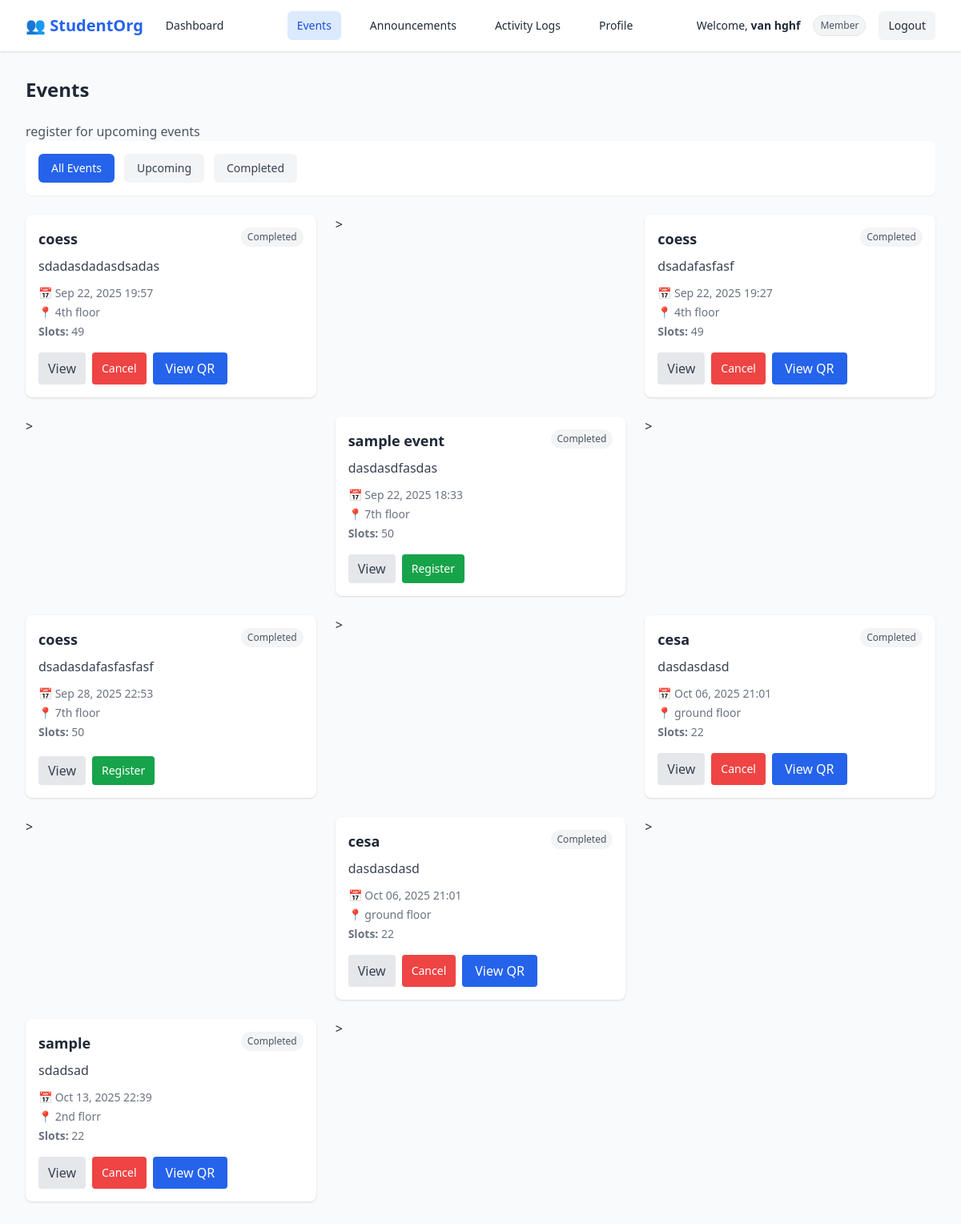
The page /events/ (signed in) on the database as committed earlier.
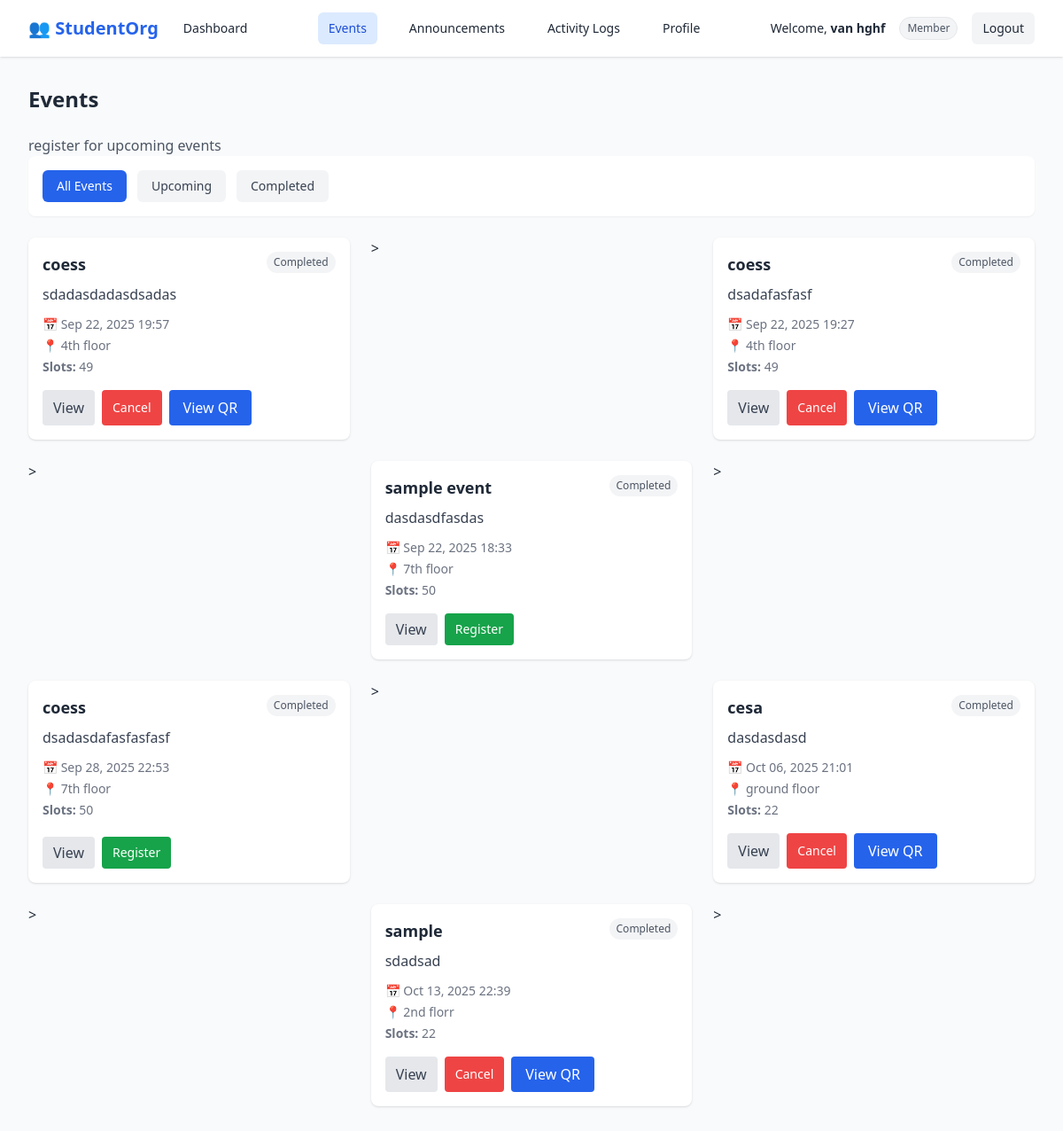
The same page on the database as committed later.
### accounts/models.py (models this page shows)
class Event(models.Model):
    title = models.CharField(max_length=200)
    start_datetime = models.DateTimeField(default=timezone.now)
    end_datetime = models.DateTimeField(default=timezone.now)
    location = models.CharField(max_length=255, default="TBA")
    max_slots = models.PositiveIntegerField(default=50)
    description = models.TextField(blank=True, null=True)
    def slots_remaining(self):
        return self.max_slots - self.registrations.count()
    def is_registered_by(self, user):
        return self.registrations.filter(user=user).exists()

### accounts/views.py (the view)
# urls.py: path("events/", views.event_list, name="event_list"),
@login_required
def event_list(request):
    events = Event.objects.annotate(registered_count=Count('registrations'))
    now = timezone.now()
    for e in events:
        e.registered = e.is_registered_by(request.user)
        e.form = EventForm(instance=e)
    return render(request, 'accounts/event_list.html', {
        "events": events,
        "now": now,
    })

### accounts/templates/accounts/event_list.html (shortened to what this page needs)
{% extends 'accounts/base.html' %}
{% load static %}
{% block content %}
<div class="max-w-7xl mx-auto px-4 sm:px-6 lg:px-8 py-8">
  <h1 class="text-2xl font-bold text-gray-800 mb-6">Events</h1>
  <p class="text-gray-600">register for upcoming events</p>
  <div class="bg-white rounded-lg shadow-sm p-4 mb-6">
  <div class="flex items-center flex-wrap gap-3">
    <div class="flex gap-3">
      <button class="px-4 py-2 rounded-md bg-blue-600 text-white text-sm">All Events</button>
      <button class="px-4 py-2 rounded-md bg-gray-100 text-gray-700 text-sm">Upcoming</button>
      <button class="px-4 py-2 rounded-md bg-gray-100 text-gray-700 text-sm">Completed</button>
    </div>
  </div>
</div>
  <div class="grid grid-cols-1 sm:grid-cols-2 lg:grid-cols-3 gap-6">
    {% for event in events %}
    <div class="bg-white rounded-lg shadow p-4 flex flex-col justify-between">
      <div>
        <div class="flex justify-between items-start mb-2">
          <h3 class="text-lg font-semibold">{{ event.title }}</h3>
          {% if event.start_datetime > now %}
          <span class="text-green-700 bg-green-50 px-2 py-1 rounded-full text-xs">Upcoming</span>
          {% else %}
          <span class="text-gray-600 bg-gray-100 px-2 py-1 rounded-full text-xs">Completed</span>
          {% endif %}
        </div>
        <p class="text-gray-700 line-clamp-3 mb-3">{{ event.description }}</p>
        <div class="text-sm text-gray-500 space-y-1">
          <div>📅 {{ event.start_datetime|date:"M d, Y H:i" }} </div>
          <div>📍 {{ event.location }}</div>
          <div><strong>Slots:</strong> {{ event.slots_remaining }}</div>
        </div>
      </div>
      <div class="mt-4 flex flex-wrap gap-2">
        <button onclick="openModal('modalView{{ event.id }}')"
           class="px-3 py-1 bg-gray-200 text-gray-700 rounded hover:bg-gray-300 modal-open">View</button>
        {% if user.member.role in "admin superadmin" %}
        <button onclick="openModal('modalEdit{{ event.id }}')"
           class="px-3 py-1 bg-gray-200 text-gray-700 rounded hover:bg-gray-300 modal-open">Edit</button>
        <button onclick="openModal('modalDelete{{ event.id }}')"
          class="bg-red-500 hover:bg-red-700 text-white px-3 py-2 rounded text-sm">Delete</button>
          <a href="{% url 'accounts:scan_qr' %}">
        <a href="{% url 'accounts:view_qr' event.id %}" class="px-4 py-2 bg-gray-100 hover:bg-gray-200 rounded-md text-sm">View QR</a>
          </a>
        {% else %}
        {% if event.registered %}
        <button onclick="openModal('modalCancel{{ event.id }}')"
          class="bg-red-500 hover:bg-red-700 text-white px-3 py-2 rounded text-sm">Cancel</button>
        {% elif event.slots_remaining > 0 %}
        <button onclick="openModal('modalRegister{{ event.id }}')"
          class="bg-green-600 hover:bg-green-700 text-white px-3 py-2 rounded text-sm">Register</button>
        {% endif %}
        {% endif %}
        {% if event.registered %}
      <a href="{% url 'accounts:view_qr' event.id %}"
     class="px-4 py-2 bg-blue-600 text-white rounded hover:bg-blue-700">
     View QR
  </a>
{% endif %}
      </div>
    </div>
>
    {% endfor %}
  </div>
</div>
{% endblock %}

Rows that differ between the two databases and show on the page:
removed Event: title "cesa", shows "Completed", description "dasdasdasd", start_datetime "Oct 06, 2025 21:01", location "ground floor", slots_remaining "22", shows "View QR"
